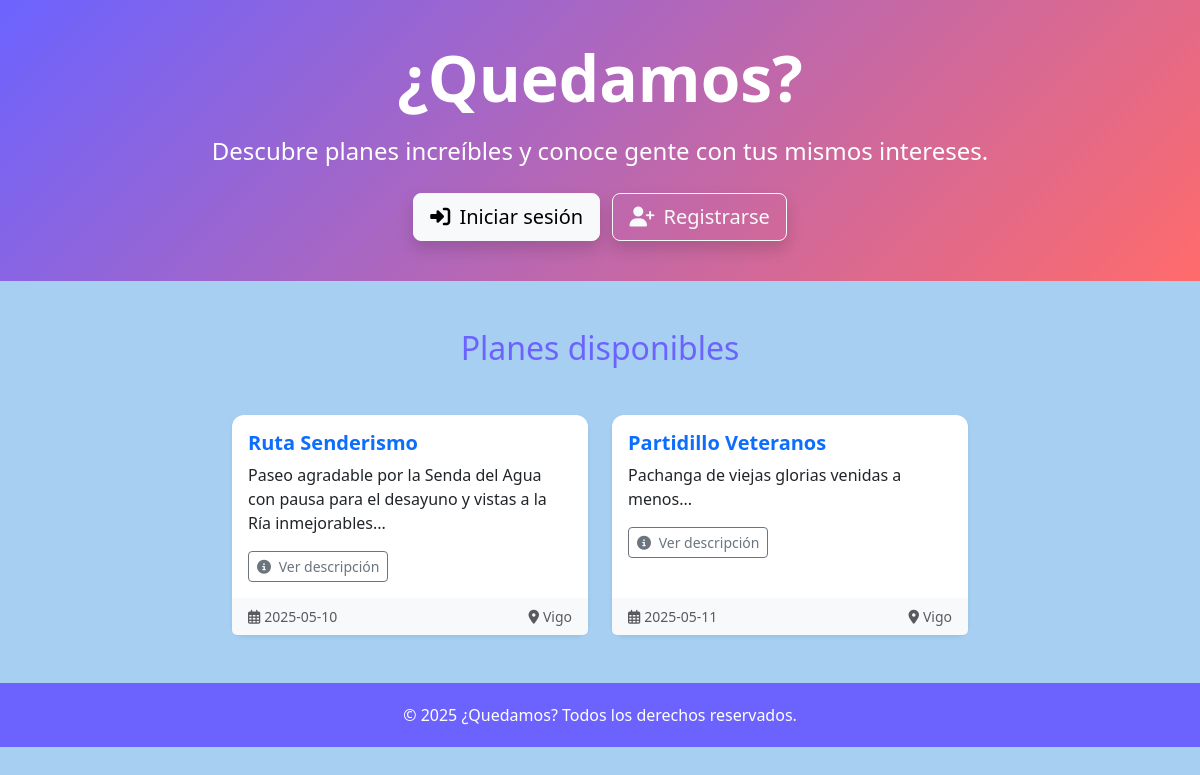
Before: / with the older database file.
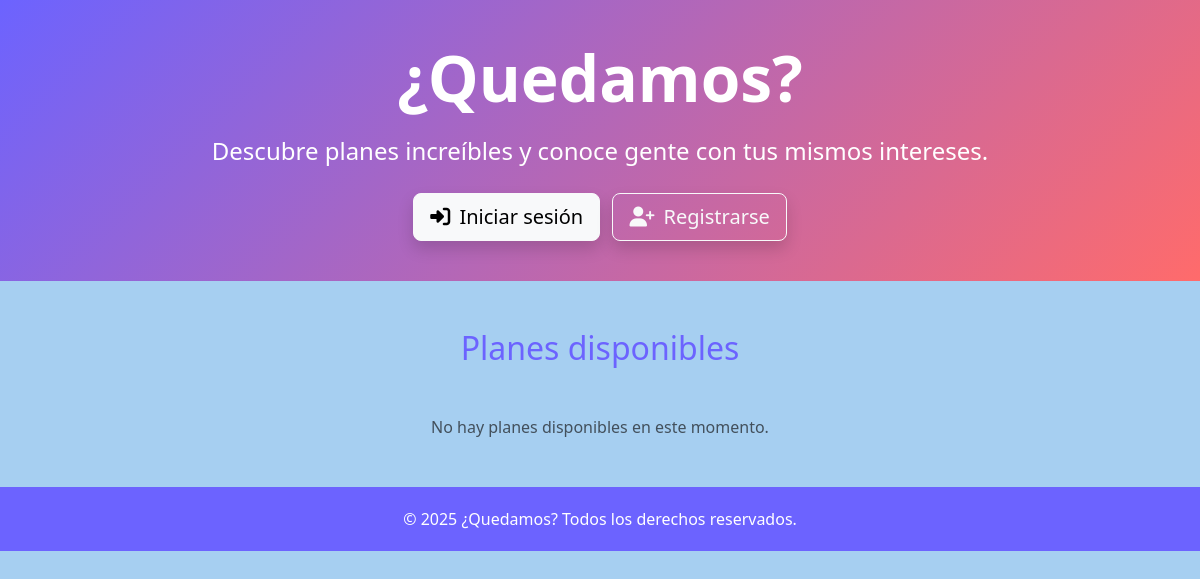
After: the same page with the newer database file.
### tables this page shows
CREATE TABLE `planes` (
  `id` int(11) NOT NULL AUTO_INCREMENT,
  `titulo` varchar(255) DEFAULT NULL,
  `descripcion` text DEFAULT NULL,
  `fecha` date DEFAULT NULL,
  `lugar` varchar(255) DEFAULT NULL,
  `capacidad` int(11) DEFAULT NULL,
  `creador_id` int(11) DEFAULT NULL,
  PRIMARY KEY (`id`),
  KEY `creador_id` (`creador_id`),
  CONSTRAINT `planes_ibfk_1` FOREIGN KEY (`creador_id`) REFERENCES `usuarios` (`id`)
);

### index.php (the view, shortened to what this page needs)
<?php
require 'includes/db.php';
$stmt = $pdo->prepare('SELECT id, titulo, descripcion, fecha, lugar FROM planes');
$stmt->execute();
$planes = $stmt->fetchAll();
?>
<!DOCTYPE html>
<html lang="es">
<head>
    <link href="https://cdn.jsdelivr.net/npm/bootstrap@5.3.2/dist/css/bootstrap.min.css" rel="stylesheet">
    <link rel="stylesheet" href="https://cdnjs.cloudflare.com/ajax/libs/font-awesome/6.5.0/css/all.min.css">
    <link rel="stylesheet" href="css/index.css">
</head>
<body>
    <section class="hero-section text-white d-flex align-items-center justify-content-center">
        <div class="text-center">
            <h1 class="display-3 fw-bold mb-3">¿Quedamos?</h1>
            <p class="lead fs-4 mb-4">Descubre planes increíbles y conoce gente con tus mismos intereses.</p>
            <div>
                <a href="login.php" class="btn btn-light btn-lg me-2 shadow"><i class="fas fa-sign-in-alt me-1"></i> Iniciar sesión</a>
                <a href="register.php" class="btn btn-outline-light btn-lg shadow"><i class="fas fa-user-plus me-1"></i> Registrarse</a>
            </div>
        </div>
    </section>
    <section class="container my-5">
        <h2 class="text-center text-acento mb-5">Planes disponibles</h2>
        <?php if ($planes): ?>
            <div class="row g-4 justify-content-center">
                <?php foreach ($planes as $plan): ?>
                    <div class="col-md-6 col-lg-4">
                        <div class="card h-100 shadow-sm border-0">
                            <div class="card-body">
                                <h5 class="card-title text-primary fw-bold"><?= htmlspecialchars($plan['titulo']) ?></h5>
                                <p class="card-text"><?= htmlspecialchars(substr($plan['descripcion'], 0, 100)) ?>...</p>
                                <button type="button" class="btn btn-sm btn-outline-secondary" data-bs-toggle="modal"
                                    data-bs-target="#modalDescripcion<?= $plan['id'] ?>">
                                    <i class="fas fa-info-circle me-1"></i> Ver descripción
                                </button>
                            </div>
                            <div class="card-footer bg-light text-muted small d-flex justify-content-between">
                                <span><i class="far fa-calendar-alt me-1"></i><?= htmlspecialchars($plan['fecha']) ?></span>
                                <span><i class="fas fa-map-marker-alt me-1"></i><?= htmlspecialchars($plan['lugar']) ?></span>
                            </div>
                        </div>
                    </div>
                <?php endforeach; ?>
            </div>
        <?php else: ?>
            <p class="text-center text-muted">No hay planes disponibles en este momento.</p>
        <?php endif; ?>
    </section>
    <footer class="footer">
        &copy; <?= date('Y') ?> ¿Quedamos? Todos los derechos reservados.
    </footer>
</body>
</html>

### css/index.css (style rules this page uses)
:root { --principal: #6C63FF; --secundario: #FFC947; --acento: #FF6B6B; --claro: #F9F9F9; --oscuro: #2F2F2F; }
body { background-color: #1783dc61; font-family: 'Segoe UI', Tahoma, Geneva, Verdana, sans-serif; margin: 0; }
.hero-section { background: linear-gradient(135deg, var(--principal), var(--acento)); min-height: 30vh; padding: 40px 20px; text-align: center; display: flex; align-items: center; justify-content: center; }
.text-acento { color: var(--principal); }
.footer { background-color: var(--principal); color: white; text-align: center; padding: 20px 0; }
.card { transition: transform 0.2s; border-radius: 12px; }
.card-footer { border-top: none; }

Changed rows visible on the page:
removed planes: titulo "Ruta Senderismo", descripcion "Paseo agradable por la Senda del Agua con pausa para el desayuno y vistas a la Ría inmejorables", fecha "2025-05-10", lugar "Vigo"
removed planes: titulo "Partidillo Veteranos", descripcion "Pachanga de viejas glorias venidas a menos", fecha "2025-05-11", lugar "Vigo"
Other visible differences:
text now shown: "No hay planes disponibles en este momento."
